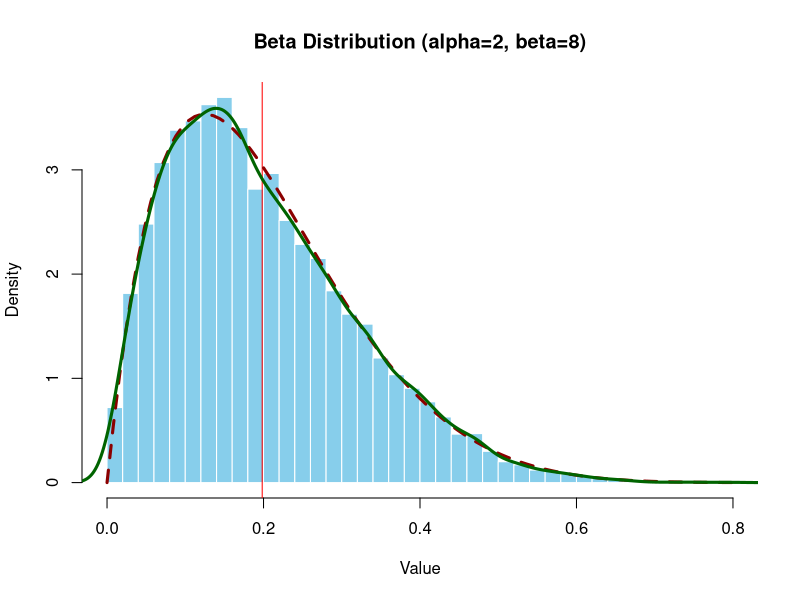

Reproduce this figure in R.
# Set the parameters for the Beta distribution
alpha <- 2 # shape parameter
beta <- 8    # shape parameter (not rate, both are shape parameters for Beta)

# Generate random numbers from the Beta distribution
set.seed(27)  # for reproducibility
beta_samples <- rbeta(10000, alpha, beta)

# Plot the histogram of the generated samples
hist(beta_samples, 
     breaks = 50, 
     main = paste("Beta Distribution (alpha=", alpha, ", beta=", beta, ")", sep=""), 
     xlab = "Value", 
     col = "skyblue", 
     border = "white", 
     probability = TRUE) # Normalize the histogram to a density

# Add a vertical line for the mean
abline(v = mean(beta_samples), col = "red", lwd = 1)

# Plot the theoretical Beta distribution curve
curve(dbeta(x, alpha, beta), col = "darkred", lwd = 3, lty = 2, add = TRUE)

# Add a smooth density curve of the sampled data
lines(density(beta_samples), col = "darkgreen", lwd = 3)

# Display the mean and SD
cat("Mean of the generated samples:", mean(beta_samples), "\n")
cat("Standard deviation of the generated samples:", sd(beta_samples), "\n")
